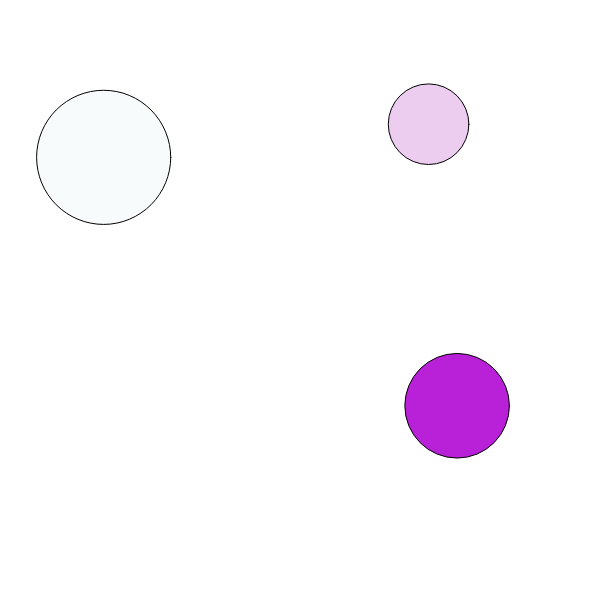
Frame 1 (no input)
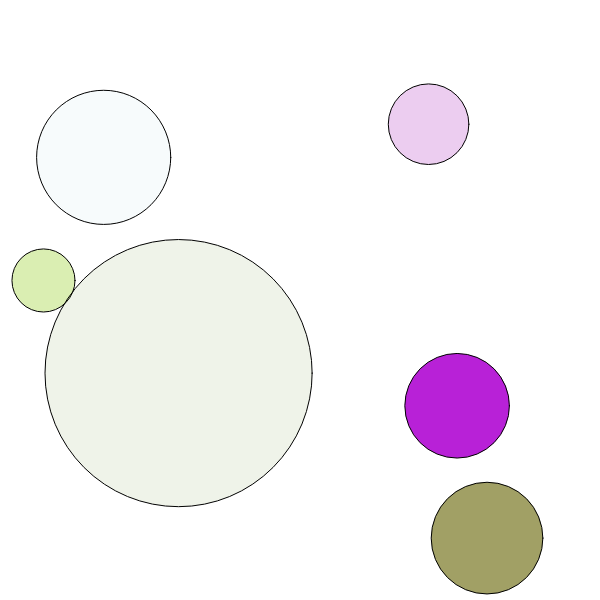
Frame 2 (the mouse pressed at the canvas centre, redrawn once)

The p5.js sketch that drew these frames (run headless with seeded random() and noise() and a simulated clock; the mouse was pressed at the canvas centre and the sketch redrawn once):

// p5.js sketch
// ── sketch.js
function setup() {
  createCanvas(600, 600);
  noLoop();
}

function draw() {
  drawRandomEllipse();
  drawRandomEllipse();
  drawRandomEllipse();
}

function drawRandomEllipse() {
  var x = random(width);
  var y = random(height);
  var r = random(255);
  var g = random(255);
  var b = random(255);
  var a = random(255);
  var s = random(10, 300);
  
  fill(r, g, b, a);
  ellipse(x, y, s, s);
}
